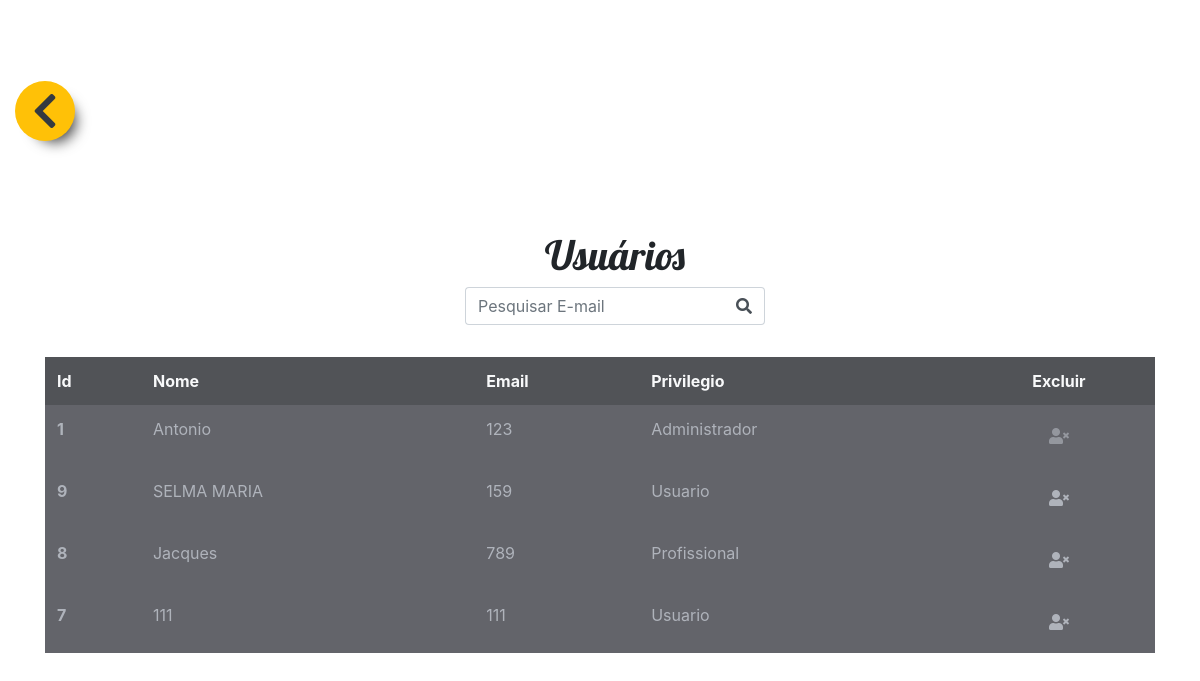
/admin/users.php (signed in), run on the app's committed database.
### tables this page shows
CREATE TABLE `usuarios` (
  `id_usuario` int(11) NOT NULL AUTO_INCREMENT,
  `Nome` varchar(25) NOT NULL,
  `Sobrenome` varchar(100) NOT NULL,
  `Data_Nasc` date NOT NULL,
  `Email` varchar(150) NOT NULL,
  `Senha` varchar(40) NOT NULL,
  `Cell` varchar(12) NOT NULL,
  `perfil_img` varchar(64) NOT NULL,
  `Cidade` varchar(60) DEFAULT NULL,
  `Rua` varchar(100) DEFAULT NULL,
  `Estado` varchar(2) DEFAULT NULL,
  `Numero` int(11) DEFAULT NULL,
  `CEP` varchar(9) DEFAULT NULL,
  `Bairro` varchar(100) DEFAULT NULL,
  `CPF` varchar(12) DEFAULT NULL,
  `id_privilegio` int(11) NOT NULL,
  PRIMARY KEY (`id_usuario`),
  UNIQUE KEY `id_usuario` (`id_usuario`),
  KEY `privilegio` (`id_privilegio`)
);

### admin/users.php (the view, shortened to what this page needs)
<?php
   include('../assets/conexao.php');
   if(isset($_SESSION["adminlog_status"]) && $_SESSION["adminlog_status"]=true){
?>
<!DOCTYPE html>
<html lang="pt-br">
<head>
    <link rel="stylesheet" href="../node_modules/bootstrap/compiler/bootstrap.css">
    <link rel="stylesheet" href="usersadmin.css">
    <link rel="stylesheet" href="https://use.fontawesome.com/releases/v5.3.1/css/all.css">
</head>
<body>
    <section class="container-fluid header-title d-flex align-items-end">
        <nav class="button-back">
            <a href="admin.php" class="btn p-0 text-dark bg-warning"><i class="fas fa-chevron-left"></i></a>
        </nav>
        <div class="w-100 d-flex justify-content-center position-absolute" style="margin-top:-150px">
            <div class="w-25 text-center">
                <h1 class="h1 font-lobster">Usuários</h1>
                <form>
                    <div class="input-group mb-3">
                        <input type="text" id="busca" class="phone_with_ddd form-control border-right-0 search-place"
                            placeholder="Pesquisar E-mail" aria-describedby="basic-addon2">
                        <div class="input-group-append">
                            <span class="input-group-text bg-transparent border-left-0" id="basic-addon2"><i
                                    class="fas fa-search"></i></span>
                        </div>
                    </div>
                </form>
            </div>
        </div>
    </section>
    <section class="container">
        <table class="table table-borderless mt-3">
            <thead>
                <tr class="text-light">
                    <th scope="col">Id</th>
                    <th scope="col">Nome</th>
                    <th scope="col">Email</th>
                    <th scope="col">Privilegio</th>
                    <th scope="col" class="text-center">Excluir</th>
                </tr>
            </thead>
            <tbody id="result">
                <?php
                    $sqlmostrar=('select * from usuarios;');
                    $resul=mysqli_query($conexao, $sqlmostrar) or die (mysqli_error($conexao));
                    while($con_usu=mysqli_fetch_array($resul)){
                        echo('<tr class="text-clear">
                            <th scope="row">'.$con_usu["id_usuario"].' </th>
                            <td> '.$con_usu["Nome"].' </td>
                            <td> '.$con_usu["Email"].' </td>
                            <td> ');if($con_usu["id_privilegio"]==1){
                                        echo("Usuario");
                                    }else if($con_usu["id_privilegio"]==2){
                                        echo("Profissional");
                                    }else if($con_usu["id_privilegio"]==3){
                                        echo("Administrador");
                                    }
                            echo('</td>');
                            if($con_usu["id_privilegio"]==3){
                                echo('<td class="justify-content-center d-flex"><a class="btn text-clear disabled" href="users.php?ex='.$con_usu['id_usuario'].'"><i class="fas fa-user-times"></i></a></td>');
                            } else{
                                echo('<td class="justify-content-center d-flex"><a class="btn text-clear" href="users.php?ex='.$con_usu['id_usuario'].'"><i class="fas fa-user-times"></i></a></td>');
                            }
                            echo('</tr>');
                }
                ?>
            </tbody>
        </table>
    </section>
</body>
<?php
    }else{
        $_SESSION["facaLog"]=true;
        echo('<script>window.location.href = "../login.php";</script>');
    }
?>
</html>

### admin/usersadmin.css (style rules this page uses)
body { background-image: url('../img/wiseusers.png'); background-size: cover; }
.header-title { background-image: url('../img/ondinha.png'); background-position: center; background-size: cover; overflow: hidden; position: relative; height: 691px; margin-top: -350px; }
thead { background-color: rgba(38, 40, 46, 0.8) }
tbody { background-color: rgba(47, 49, 56, 0.75) }
.text-clear { color: #afb3bb; }
.font-lobster { font-family: 'Lobster', cursive; }
.button-back { z-index: 2; animation: float 4s ease-in-out infinite; cursor: pointer; }
.button-back a { width: 60px; height: 60px; border-radius:100%; font-size: 40px; position: relative; top: -200px; box-shadow: 10px 10px 14px -9px rgba(0, 0, 0, 0.75); }

### data on the page
usuarios: id_usuario "1", Nome "Antonio", Email "123", id_privilegio "Administrador"
usuarios: id_usuario "9", Nome "SELMA MARIA", Email "159", id_privilegio "Usuario"
usuarios: id_usuario "8", Nome "Jacques", Email "789", id_privilegio "Profissional"
usuarios: id_usuario "7", Nome "111", Email "111", id_privilegio "Usuario"
